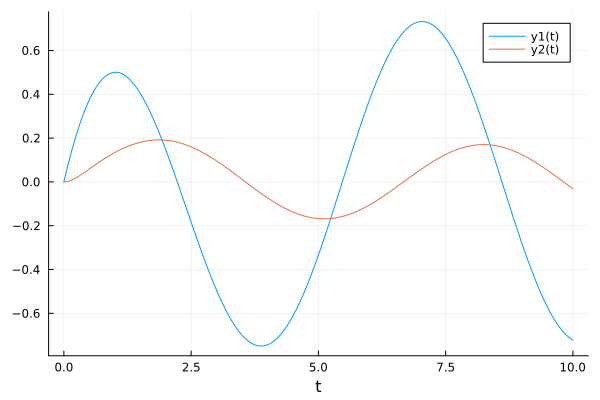

Write the Julia code that produced this figure.
using ControlSystems, Plots

function sistem()
	G1 = tf(1, [1, 1])
	G2 = tf(1, [1, 2])
	G3 = tf(1, [1, 3])
	G4 = tf(1, [1, 4])

	W11 = series(G3, -G4)
	W11 = series(W11, G2)
	W11 = minreal(feedback(G1, W11))

	W12 = series(G4, -G3)
	W12 = series(W12, G1)
	W12 = minreal(feedback(W12, G2)) 

	W21 = series(G1, -G2)
	W21 = series(W21, G4)
	W21 = minreal(feedback(W21, G3))
	
	W22 = series(G3, -G1)
	W22 = series(W21, G2)
	W22 = minreal(feedback(G4, W22))

	return W11, W12, W21, W22
end

t = 0:0.01:10
W11, W12, W21, W22 = sistem()

u1, u2 = cos.(t), sin.(t)

y11, _, _ = lsim(W11, u1', t)
y12, _, _ = lsim(W12, u2', t)
y21, _, _ = lsim(W21, u1', t)
y22, _, _ = lsim(W22, u2', t)

y1 = y11' + y12'
y2 = y21' + y22'

plt = plot(t, y1, label="y1(t)", xlabel="t")
plot!(plt, t, y2, label="y2(t)")

savefig(plt, replace(@__FILE__(), ".jl" => ".png"))
